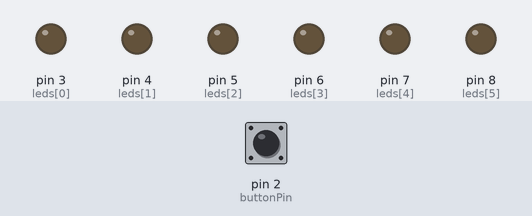
The sketch below on a simulated Arduino Uno, built with avr-gcc and run on an emulated ATmega328P. On the bench: output pins drawn as LEDs (lit = HIGH). Dashed ring = blinking. The test bench sets the inputs (shaded band); at power-on: pin 2 (buttonPin) HIGH. Random numbers use the default seed unless the sketch sets one.

Above: at 1.2 s.
1.3 s: pin 2 (buttonPin) pulled LOW for 0.15 s
At 2.3 s:
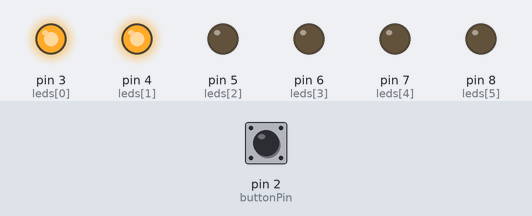
2.9 s: pin 2 (buttonPin) pulsed LOW 5 times (0.12 s each, 0.3 s apart)
At 4.4 s:
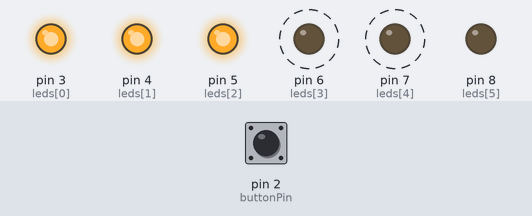
5.9 s: pin 2 (buttonPin) pulled LOW for 1 s
At 7.0 s:
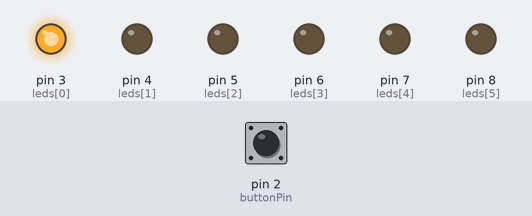
8.4 s: pin 2 (buttonPin) pulled LOW for 3.2 s
At 8.9 s:
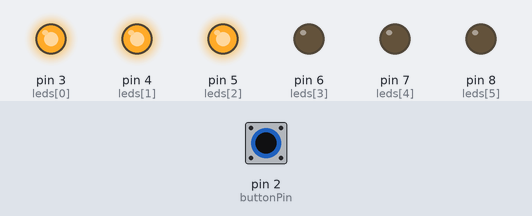
Timing chart, 0 to 11.4 s (numbered marks = the images above; inputs shaded):
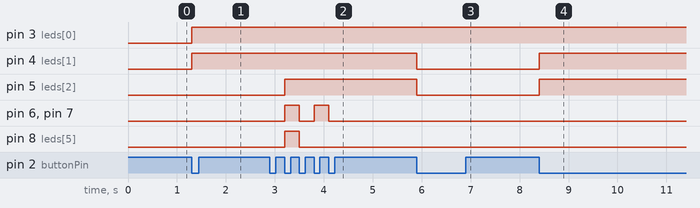

The sketch:

Arduino_Electronic_Dice.ino
```cpp
const int buttonPin = 2;

int leds[] = {3,4,5,6,7,8};

int dice;

void setup() {
  pinMode(buttonPin, INPUT_PULLUP);
  for (int i = 0; i < 6; i++)
  {

    pinMode(leds[i], OUTPUT);

  }

}

void loop() {
 if (digitalRead(buttonPin) == LOW)
 {
 for(int i = 0; i < 6; i++)
{

  digitalWrite(leds[i], LOW);

}
 dice = random(1,7);

 for(int i = 0; i < dice; i++)
 {

digitalWrite(leds[i], HIGH);


 }
 while (digitalRead(buttonPin) ==LOW)
 {
  // Wait until the button is released.
 }
  }
   }
```

Measured:
- after the input at 1.3 s, pin 3 (leds[0]), pin 4 (leds[1]): LOW → HIGH at once
- after the input at 2.9 s, pin 5 (leds[2]): LOW → HIGH after 0.30 s; pin 6 (leds[3]), pin 7 (leds[4]): alternates HIGH for 0.30 s and LOW for 0.30 s, 4 changes in all, then stays LOW, starting after 0.30 s; pin 8 (leds[5]): LOW → HIGH after 0.30 s, → LOW 0.30 s later
- after the input at 5.9 s, pin 4 (leds[1]), pin 5 (leds[2]): HIGH → LOW at once
- after the input at 8.4 s, pin 4 (leds[1]), pin 5 (leds[2]): LOW → HIGH at once
